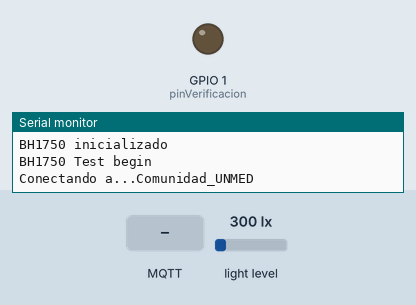
Recording of a sketch running on a simulated ESP32. Parts: output pins drawn as LEDs (lit = HIGH), the last lines printed to the serial monitor. Dashed ring = blinking. Inputs (shaded band) come from the test bench; at power-on: light level 300 lx. WiFi joins after 1.5 s; servers stay silent unless stated; random numbers use the default seed unless the sketch sets one; no MQTT or app messages arrive unless stated.

Above: at 0.1 s.
At 2.7 s:
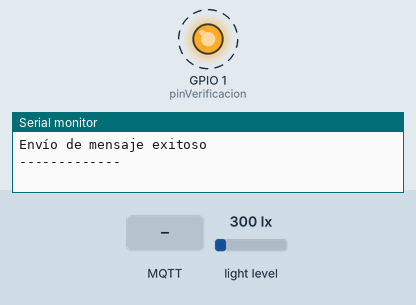
2.8 s: MQTT message "1" arrives on the first subscribed topic
5.8 s: MQTT message "on" arrives on the first subscribed topic
8.8 s: MQTT message "off" arrives on the first subscribed topic
Timing chart, 0 to 17.8 s (numbered marks = the images above; inputs shaded):
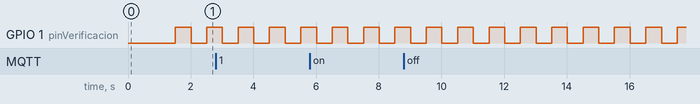

Measured:
- by itself, GPIO 1 (pinVerificacion): alternates HIGH for 0.50 s and LOW for 0.50 s

The sketch:

luxometro_mqtt_esp32.ino
```cpp
//para comunicación WiFi
#include <WiFi.h>
//para el protocolo MQTT de IoT
#include <PubSubClient.h>
//para comunicación del sensor
#include <Wire.h>
#include <BH1750.h>
//para manejar JSON
#include <ArduinoJson.h>

BH1750 lightMeter(0x23);

StaticJsonDocument<300> doc; //300 bytes

uint16_t valor;
int tiempo = 0; //en ms
int periodo = 500; //en ms
int minimo = 0;
int maximo = 100;
unsigned long tiempoAnteriorMuestreo = 0;

// LED de verificación (adicional, no está en la guía): parpadea siempre,
// esté o no conectado el broker, para confirmar a simple vista que el
// firmware sigue corriendo. 500 ms para distinguirla de MiCuadragesimaTerceraApp (1000 ms).
int pinVerificacion = 1;
unsigned long periodoParpadeoMs = 500;
unsigned long tiempoAnteriorParpadeo = 0;
bool estadoParpadeo = false;

// --- Variables para conexiones WiFi ---
const char* ssid = "Comunidad_UNMED";      //reemplazar SSID
const char* password = "wifi_med_213"; //reemplazar password

// --- Datos del Broker MQTT ---
const char* mqtt_server = "45.56.74.248";
const int mqttPort = 1883;
const char* mqtt_usuario = "fisica";
const char* mqtt_clave = "iotfisica";
const char* topico = "s1027";

WiFiClient espCliente;
PubSubClient mqttCliente(espCliente);

void setup() {
  Serial.begin(115200);

  // LED de verificación
  pinMode(pinVerificacion, OUTPUT);
  digitalWrite(pinVerificacion, LOW);

  // SDA = 8, SCL = 9 (reasignado desde 11/12 de la guía, para dejar 11/12/13 libres)
  Wire.begin(8, 9);

  if (lightMeter.begin()) {
    Serial.println(F("BH1750 inicializado"));
  } else {
    Serial.println(F("Error inicializando BH1750"));
  }
  Serial.println(F("BH1750 Test begin"));

  // Conectar a WiFi
  conectarToWiFi();

  // Configurar MQTT
  setupMQTT();
}

// Administrar conexión wiFi
void conectarToWiFi() {
  delay(10);
  Serial.println();
  Serial.print("Conectando a...");
  Serial.println(ssid);

  WiFi.begin(ssid, password);

  while (WiFi.status() != WL_CONNECTED) {
    delay(500);
    Serial.print(".");
  }

  Serial.println("");
  Serial.println("WiFi conectado");
  Serial.print("IP address: ");
  Serial.println(WiFi.localIP());
}

// Administrar configuración de conexión al Broker MQTT
void setupMQTT() {
  mqttCliente.setServer(mqtt_server, mqttPort);
  mqttCliente.setCallback(callback);
}

// Conectar el cliente ESP32 MQTT al Broker
void reconnect() {
  Serial.println("Conectando a Broker MQTT...");

  while (!mqttCliente.connected()) {
    Serial.println("Reconectando al Broker MQTT...");

    String clientId = "ESP32Client-";
    clientId += String(random(0xffff), HEX);

    // ¡LA SOLUCIÓN AL ERROR 5! Pasamos usuario y contraseña
    if (mqttCliente.connect(clientId.c_str(), mqtt_usuario, mqtt_clave)) {
      Serial.println("¡Conectado!");
      mqttCliente.subscribe(topico);
    } else {
      Serial.print("Falló, rc=");
      Serial.print(mqttCliente.state());
      Serial.println(" Intentando de nuevo en 5 segundos...");
      delay(5000);
    }
  }
}

void callback(char* topic, byte* payload, unsigned int length) {
  Serial.print("Callback - ");
  Serial.print("Message:");
  for (int i = 0; i < length; i++) {
    Serial.print((char)payload[i]);
  }
  Serial.println();
}

void loop() {
  // Blink no bloqueante del LED de verificación (pin 1)
  unsigned long ahora = millis();
  if (ahora - tiempoAnteriorParpadeo >= periodoParpadeoMs) {
    tiempoAnteriorParpadeo = ahora;
    estadoParpadeo = !estadoParpadeo;
    digitalWrite(pinVerificacion, estadoParpadeo ? HIGH : LOW);
  }

  if (!mqttCliente.connected()) {
    reconnect();
  }
  mqttCliente.loop();

  // Muestreo no bloqueante cada "periodo" ms (con millis(), sin delay()),
  // para que mqttCliente.loop() se siga llamando en cada vuelta del loop().
  if (ahora - tiempoAnteriorMuestreo >= (unsigned long) periodo) {
    tiempoAnteriorMuestreo = ahora;

    // Leer luxometro
    valor = lightMeter.readLightLevel();

    // Serializar datos JSON para enviarlos
    SerializeObject();

    tiempo = tiempo + periodo;
  }
}

void SerializeObject() {
  doc.clear(); // ¡VITAL! Limpia la memoria antes de armar el nuevo JSON

  doc["maximo"] = maximo;
  doc["minimo"] = minimo;
  doc["unidad"] = "lx";
  doc["periodo"] = periodo;
  doc["tiempo"] = tiempo;
  doc["valor"] = valor;

  char buffer[200];
  serializeJson(doc, buffer); // Cambiado a serializeJson normal para ahorrar ancho de banda

  Serial.println("Enviando mensaje a MQTT tópico...");
  Serial.println(buffer);

  if (mqttCliente.publish(topico, buffer) == true) {
    Serial.println("Envío de mensaje exitoso");
  } else {
    Serial.println("Error en el envío del mensaje");
  }

  Serial.println("-------------");
}
```
